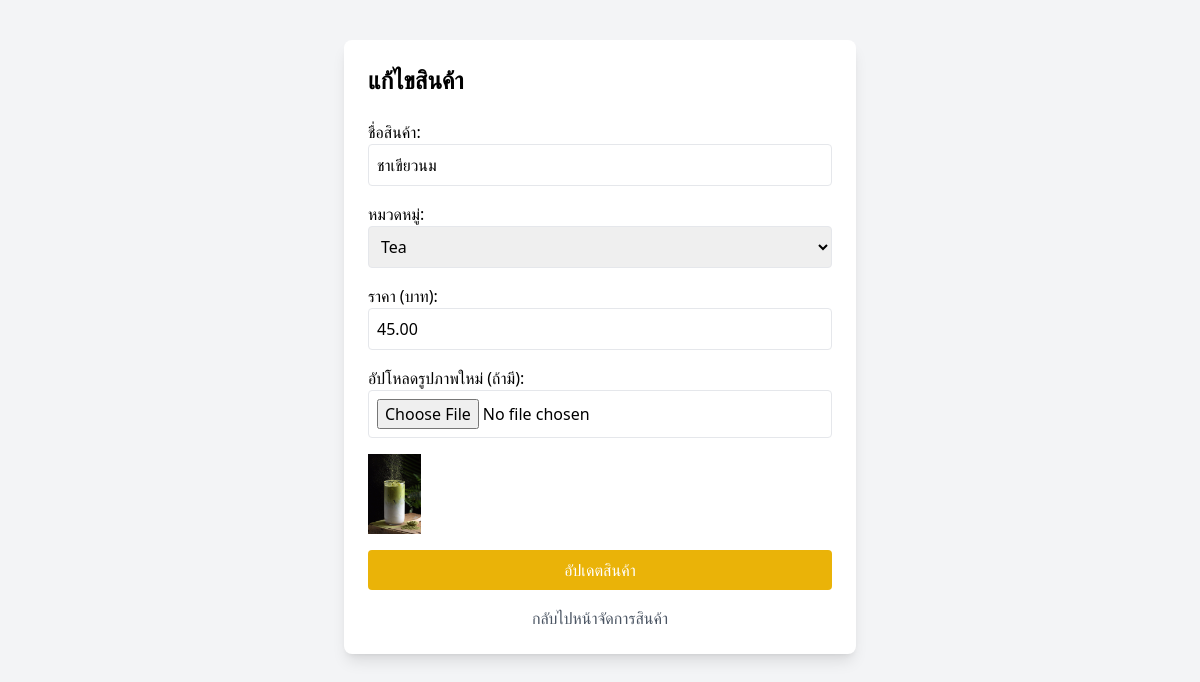
Page /edit_product.php?id=1 on the committed database.
### tables this page shows
CREATE TABLE `products` (
  `id` int(11) NOT NULL,
  `name` varchar(255) NOT NULL,
  `price` decimal(10,2) NOT NULL DEFAULT 0.00,
  `subcategory_id` int(11) NOT NULL,
  `image` varchar(255) NOT NULL
);

CREATE TABLE `subcategories` (
  `id` int(11) NOT NULL,
  `category_id` int(11) NOT NULL,
  `name` varchar(255) NOT NULL
);

### edit_product.php (the view, shortened to what this page needs)
<?php
include 'db_connect.php';
$product_id = $_GET['id'];
$result = $conn->query("SELECT * FROM products WHERE id = '$product_id'");
$product = $result->fetch_assoc();
$categories_result = $conn->query("SELECT * FROM subcategories");
?>
<!DOCTYPE html>
<html lang="en">
<head>
    <script src="https://cdn.tailwindcss.com"></script>
</head>
<body class="bg-gray-100 p-10">
    <div class="w-full max-w-lg mx-auto bg-white p-6 rounded-lg shadow-lg">
        <h1 class="text-2xl font-bold mb-6">แก้ไขสินค้า</h1>
        <form action="edit_product.php?id=<?= $product_id; ?>" method="POST" enctype="multipart/form-data">
            <div class="mb-4">
                <label class="block font-medium">ชื่อสินค้า:</label>
                <input type="text" name="name" value="<?= $product['name']; ?>" required class="w-full border p-2 rounded">
            </div>
            <div class="mb-4">
                <label class="block font-medium">หมวดหมู่:</label>
                <select name="subcategory_id" required class="w-full border p-2 rounded">
                    <?php while ($row = $categories_result->fetch_assoc()) : ?>
                        <option value="<?= $row['id']; ?>" <?= $row['id'] == $product['subcategory_id'] ? 'selected' : ''; ?>>
                            <?= $row['name']; ?>
                        </option>
                    <?php endwhile; ?>
                </select>
            </div>
            <div class="mb-4">
                <label class="block font-medium">ราคา (บาท):</label>
                <input type="number" name="price" value="<?= $product['price']; ?>" step="0.01" required class="w-full border p-2 rounded">
            </div>
            <div class="mb-4">
                <label class="block font-medium">อัปโหลดรูปภาพใหม่ (ถ้ามี):</label>
                <input type="file" name="image" accept="image/*" class="w-full border p-2 rounded">
            </div>
            <div class="mb-4">
                <img src="uploads/<?= $product['image']; ?>" class="h-20">
            </div>
            <button type="submit" class="w-full bg-yellow-500 text-white p-2 rounded hover:bg-yellow-600">อัปเดตสินค้า</button>
        </form>
        <a href="admin_product.php" class="block text-center mt-4 text-gray-600 hover:underline">กลับไปหน้าจัดการสินค้า</a>
    </div>
</body>
</html>

### rows in the picture
products: name "ชาเขียวนม", subcategory_id "Tea", price "45.00", image (picture)
